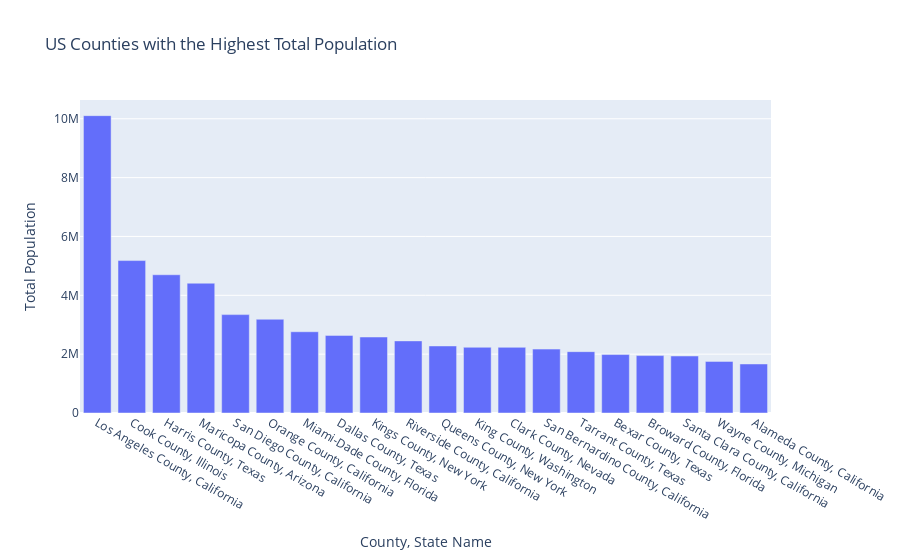

The notebook cell saved with this chart:
### Code cell
bar_total_pop

### Figure 1 — Plotly figure (JSON) as saved in the notebook; plotly's stock layout.template omitted (floating-point values rounded to 4 significant figures)
{"data": [{"alignmentgroup": "True", "hovertemplate": "County, State Name=%{x}<br>Total Population=%{y}<extra></extra>", "legendgroup": "", "marker": {"color": "#636efa"}, "name": "", "offsetgroup": "", "orientation": "v", "showlegend": false, "textposition": "auto", "type": "bar", "x": ["Los Angeles County, California", "Cook County, Illinois", "Harris County, Texas", "Maricopa County, Arizona", "San Diego County, California", "Orange County, California", "Miami-Dade County, Florida", "Dallas County, Texas", "Kings County, New York", "Riverside County, California", "Queens County, New York", "King County, Washington", "Clark County, Nevada", "San Bernardino County, California", "Tarrant County, Texas", "Bexar County, Texas", "Broward County, Florida", "Santa Clara County, California", "Wayne County, Michigan", "Alameda County, California"], "xaxis": "x", "y": [10105518, 5180493, 4698619, 4410824, 3343364, 3185968, 2761581, 2637772, 2582830, 2450758, 2278906, 2233163, 2231647, 2171603, 2084931, 1986049, 1951260, 1937570, 1753893, 1666753], "yaxis": "y"}], "layout": {"autosize": true, "barmode": "relative", "legend": {"tracegroupgap": 0}, "title": {"text": "US Counties with the Highest Total Population"}, "xaxis": {"anchor": "y", "autorange": true, "domain": [0, 1], "range": [-0.5, 19.5], "title": {"text": "County, State Name"}, "type": "category"}, "yaxis": {"anchor": "x", "autorange": true, "domain": [0, 1], "range": [0, 10640000.0], "title": {"text": "Total Population"}, "type": "linear"}}}
